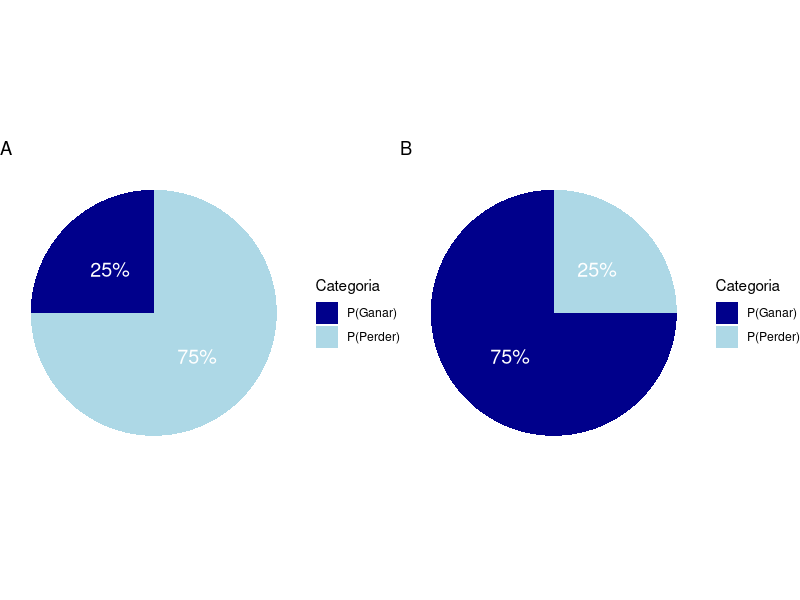

This chart was generated by the following R code:
## ---- chunk 1


library(ggplot2)
library(gridExtra)


data_A <- data.frame(
  Categoria = c("P(Perder)", "P(Ganar)"),
  Probabilidad = c(75, 25))


data_B <- data.frame(
  Categoria = c("P(Perder)", "P(Ganar)"),
  Probabilidad = c(25, 75))


data_A$pos <- cumsum(data_A$Probabilidad) - data_A$Probabilidad / 2
data_B$pos <- cumsum(data_B$Probabilidad) - data_B$Probabilidad / 2


plot_A <- ggplot(data_A, aes(x = "", y = Probabilidad, fill = Categoria)) +
  geom_bar(stat = "identity", width = 1) +
  coord_polar("y") +
  scale_fill_manual(values = c("P(Perder)" = "lightblue", "P(Ganar)" = "darkblue")) +
  geom_text(aes(label = paste0(Probabilidad, "%"), y = pos), color = "white", size = 5) +
  labs(title = "A") +
  theme_void()


plot_B <- ggplot(data_B, aes(x = "", y = Probabilidad, fill = Categoria)) +
  geom_bar(stat = "identity", width = 1) +
  coord_polar("y") +
  scale_fill_manual(values = c("P(Perder)" = "lightblue", "P(Ganar)" = "darkblue")) +
  geom_text(aes(label = paste0(Probabilidad, "%"), y = pos), color = "white", size = 5) +
  labs(title = "B") +
  theme_void()

grid.arrange(plot_A, plot_B, ncol = 2)
